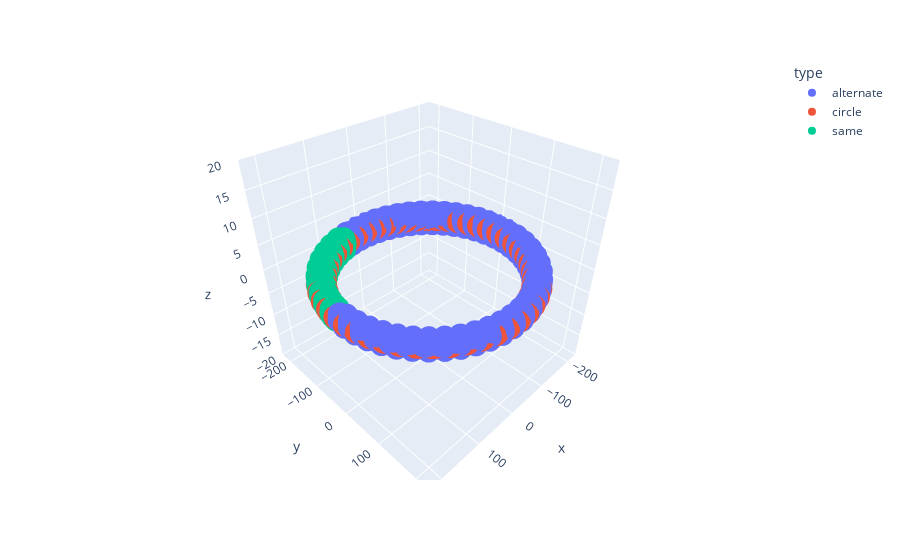

The code cell stored with this chart in its notebook:
### Code cell
px.scatter_3d(systems['cat_M100n48Lk0.800'].data,x='x',y='y',z='z',color='type',range_z=[-20,20])

### Figure 1 — Plotly figure (JSON) as saved in the notebook; plotly's stock layout.template omitted (floating-point values rounded to 4 significant figures; data arrays with more than 128 entries replaced by an {"elided": "..."} marker saying what was removed)
{"data": [{"hovertemplate": "type=alternate<br>x=%{x}<br>y=%{y}<br>z=%{z}<extra></extra>", "legendgroup": "alternate", "marker": {"color": "#636efa", "symbol": "circle"}, "mode": "markers", "name": "alternate", "scene": "scene", "showlegend": true, "type": "scatter3d", "x": {"elided": "1920 float values"}, "y": {"elided": "1920 float values"}, "z": {"elided": "1920 float values"}}, {"hovertemplate": "type=circle<br>x=%{x}<br>y=%{y}<br>z=%{z}<extra></extra>", "legendgroup": "circle", "marker": {"color": "#EF553B", "symbol": "circle"}, "mode": "markers", "name": "circle", "scene": "scene", "showlegend": true, "type": "scatter3d", "x": {"elided": "2400 float values"}, "y": {"elided": "2400 float values"}, "z": {"elided": "2400 int values"}}, {"hovertemplate": "type=same<br>x=%{x}<br>y=%{y}<br>z=%{z}<extra></extra>", "legendgroup": "same", "marker": {"color": "#00cc96", "symbol": "circle"}, "mode": "markers", "name": "same", "scene": "scene", "showlegend": true, "type": "scatter3d", "x": {"elided": "480 float values"}, "y": {"elided": "480 float values"}, "z": {"elided": "480 float values"}}], "layout": {"legend": {"title": {"text": "type"}, "tracegroupgap": 0}, "margin": {"t": 60}, "scene": {"domain": {"x": [0, 1], "y": [0, 1]}, "xaxis": {"title": {"text": "x"}}, "yaxis": {"title": {"text": "y"}}, "zaxis": {"range": [-20, 20], "title": {"text": "z"}}}}}
